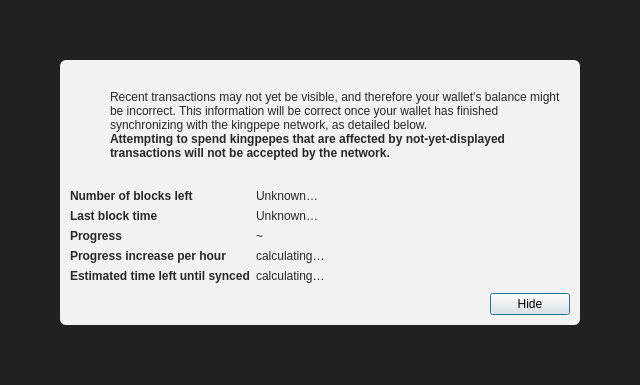
<?xml version="1.0" encoding="UTF-8"?>
<ui version="4.0">
 <class>ModalOverlay</class>
 <widget class="QWidget" name="ModalOverlay">
  <property name="geometry">
   <rect>
    <x>0</x>
    <y>0</y>
    <width>640</width>
    <height>385</height>
   </rect>
  </property>
  <property name="windowTitle">
   <string>Form</string>
  </property>
  <layout class="QVBoxLayout" name="verticalLayout" stretch="0">
   <property name="sizeConstraint">
    <enum>QLayout::SetDefaultConstraint</enum>
   </property>
   <property name="leftMargin">
    <number>0</number>
   </property>
   <property name="topMargin">
    <number>0</number>
   </property>
   <property name="rightMargin">
    <number>0</number>
   </property>
   <property name="bottomMargin">
    <number>0</number>
   </property>
   <item>
    <widget class="QWidget" name="bgWidget" native="true">
     <property name="styleSheet">
      <string notr="true">#bgWidget { background: rgba(0,0,0,220); }</string>
     </property>
     <layout class="QVBoxLayout" name="verticalLayoutMain" stretch="1">
      <property name="leftMargin">
       <number>60</number>
      </property>
      <property name="topMargin">
       <number>60</number>
      </property>
      <property name="rightMargin">
       <number>60</number>
      </property>
      <property name="bottomMargin">
       <number>60</number>
      </property>
      <item>
       <widget class="QWidget" name="contentWidget" native="true">
        <property name="styleSheet">
         <string notr="true">#contentWidget { background: rgba(255,255,255,240); border-radius: 6px; }

QLabel { color: rgb(40,40,40);  }</string>
        </property>
        <layout class="QVBoxLayout" name="verticalLayoutSub" stretch="1,0,0,0">
         <property name="spacing">
          <number>0</number>
         </property>
         <property name="leftMargin">
          <number>10</number>
         </property>
         <property name="topMargin">
          <number>10</number>
         </property>
         <property name="rightMargin">
          <number>10</number>
         </property>
         <property name="bottomMargin">
          <number>10</number>
         </property>
         <item>
          <layout class="QHBoxLayout" name="horizontalLayoutIconText" stretch="0,1">
           <property name="topMargin">
            <number>20</number>
           </property>
           <item>
            <layout class="QVBoxLayout" name="verticalLayoutIcon">
             <property name="leftMargin">
              <number>0</number>
             </property>
             <item>
              <widget class="QPushButton" name="warningIcon">
               <property name="enabled">
                <bool>false</bool>
               </property>
               <property name="text">
                <string/>
               </property>
               <property name="icon">
                <iconset>
                 <normaloff>:/icons/warning</normaloff>
                 <disabledoff>:/icons/warning</disabledoff>:/icons/warning</iconset>
               </property>
               <property name="iconSize">
                <size>
                 <width>48</width>
                 <height>48</height>
                </size>
               </property>
               <property name="flat">
                <bool>true</bool>
               </property>
              </widget>
             </item>
             <item>
              <spacer name="verticalSpacerWarningIcon">
               <property name="orientation">
                <enum>Qt::Vertical</enum>
               </property>
               <property name="sizeHint" stdset="0">
                <size>
                 <width>20</width>
                 <height>40</height>
                </size>
               </property>
              </spacer>
             </item>
            </layout>
           </item>
           <item>
            <layout class="QVBoxLayout" name="verticalLayoutInfoText">
             <property name="leftMargin">
              <number>0</number>
             </property>
             <property name="topMargin">
              <number>0</number>
             </property>
             <item>
              <widget class="QLabel" name="infoText">
               <property name="text">
                <string>Recent transactions may not yet be visible, and therefore your wallet's balance might be incorrect. This information will be correct once your wallet has finished synchronizing with the kingpepe network, as detailed below.</string>
               </property>
               <property name="textFormat">
                <enum>Qt::RichText</enum>
               </property>
               <property name="wordWrap">
                <bool>true</bool>
               </property>
              </widget>
             </item>
             <item>
              <widget class="QLabel" name="infoTextStrong">
               <property name="font">
                <font>
                 <weight>75</weight>
                 <bold>true</bold>
                </font>
               </property>
               <property name="text">
                <string>Attempting to spend kingpepes that are affected by not-yet-displayed transactions will not be accepted by the network.</string>
               </property>
               <property name="textFormat">
                <enum>Qt::RichText</enum>
               </property>
               <property name="wordWrap">
                <bool>true</bool>
               </property>
              </widget>
             </item>
             <item>
              <spacer name="verticalSpacerInTextSpace">
               <property name="orientation">
                <enum>Qt::Vertical</enum>
               </property>
               <property name="sizeHint" stdset="0">
                <size>
                 <width>20</width>
                 <height>40</height>
                </size>
               </property>
              </spacer>
             </item>
            </layout>
           </item>
          </layout>
         </item>
         <item>
          <spacer name="verticalSpacerAfterText">
           <property name="orientation">
            <enum>Qt::Vertical</enum>
           </property>
           <property name="sizeHint" stdset="0">
            <size>
             <width>20</width>
             <height>40</height>
            </size>
           </property>
          </spacer>
         </item>
         <item>
          <layout class="QFormLayout" name="formLayout">
           <property name="fieldGrowthPolicy">
            <enum>QFormLayout::FieldsStayAtSizeHint</enum>
           </property>
           <property name="horizontalSpacing">
            <number>6</number>
           </property>
           <property name="verticalSpacing">
            <number>6</number>
           </property>
           <property name="topMargin">
            <number>10</number>
           </property>
           <item row="0" column="0">
            <widget class="QLabel" name="labelNumberOfBlocksLeft">
             <property name="font">
              <font>
               <weight>75</weight>
               <bold>true</bold>
              </font>
             </property>
             <property name="text">
              <string>Number of blocks left</string>
             </property>
            </widget>
           </item>
           <item row="0" column="1">
            <widget class="QLabel" name="numberOfBlocksLeft">
             <property name="text">
              <string>Unknown…</string>
             </property>
            </widget>
           </item>
           <item row="1" column="0">
            <widget class="QLabel" name="labelLastBlockTime">
             <property name="font">
              <font>
               <weight>75</weight>
               <bold>true</bold>
              </font>
             </property>
             <property name="text">
              <string>Last block time</string>
             </property>
            </widget>
           </item>
           <item row="1" column="1">
            <widget class="QLabel" name="newestBlockDate">
             <property name="sizePolicy">
              <sizepolicy hsizetype="Maximum" vsizetype="Preferred">
               <horstretch>0</horstretch>
               <verstretch>0</verstretch>
              </sizepolicy>
             </property>
             <property name="text">
              <string>Unknown…</string>
             </property>
            </widget>
           </item>
           <item row="2" column="0">
            <widget class="QLabel" name="labelSyncDone">
             <property name="font">
              <font>
               <weight>75</weight>
               <bold>true</bold>
              </font>
             </property>
             <property name="text">
              <string>Progress</string>
             </property>
            </widget>
           </item>
           <item row="2" column="1">
            <layout class="QHBoxLayout" name="horizontalLayoutSync" stretch="0,1">
             <item>
              <widget class="QLabel" name="percentageProgress">
               <property name="text">
                <string notr="true">~</string>
               </property>
              </widget>
             </item>
            </layout>
           </item>
           <item row="4" column="0">
            <widget class="QLabel" name="labelProgressIncrease">
             <property name="font">
              <font>
               <weight>75</weight>
               <bold>true</bold>
              </font>
             </property>
             <property name="text">
              <string>Progress increase per hour</string>
             </property>
            </widget>
           </item>
           <item row="4" column="1">
            <widget class="QLabel" name="progressIncreasePerH">
             <property name="text">
              <string>calculating…</string>
             </property>
            </widget>
           </item>
           <item row="5" column="0">
            <widget class="QLabel" name="labelEstimatedTimeLeft">
             <property name="font">
              <font>
               <weight>75</weight>
               <bold>true</bold>
              </font>
             </property>
             <property name="text">
              <string>Estimated time left until synced</string>
             </property>
            </widget>
           </item>
           <item row="5" column="1">
            <widget class="QLabel" name="expectedTimeLeft">
             <property name="text">
              <string>calculating…</string>
             </property>
            </widget>
           </item>
          </layout>
         </item>
         <item>
          <layout class="QHBoxLayout" name="horizontalLayoutButtons">
           <property name="leftMargin">
            <number>10</number>
           </property>
           <property name="topMargin">
            <number>10</number>
           </property>
           <item>
            <spacer name="horizontalSpacer">
             <property name="orientation">
              <enum>Qt::Horizontal</enum>
             </property>
             <property name="sizeHint" stdset="0">
              <size>
               <width>40</width>
               <height>20</height>
              </size>
             </property>
            </spacer>
           </item>
           <item>
            <widget class="QPushButton" name="closeButton">
             <property name="text">
              <string>Hide</string>
             </property>
             <property name="shortcut">
              <string>Esc</string>
             </property>
             <property name="focusPolicy">
              <enum>Qt::StrongFocus</enum>
             </property>
             <property name="default">
              <bool>true</bool>
             </property>
            </widget>
           </item>
          </layout>
         </item>
        </layout>
       </widget>
      </item>
     </layout>
    </widget>
   </item>
  </layout>
 </widget>
 <resources/>
 <connections/>
</ui>
